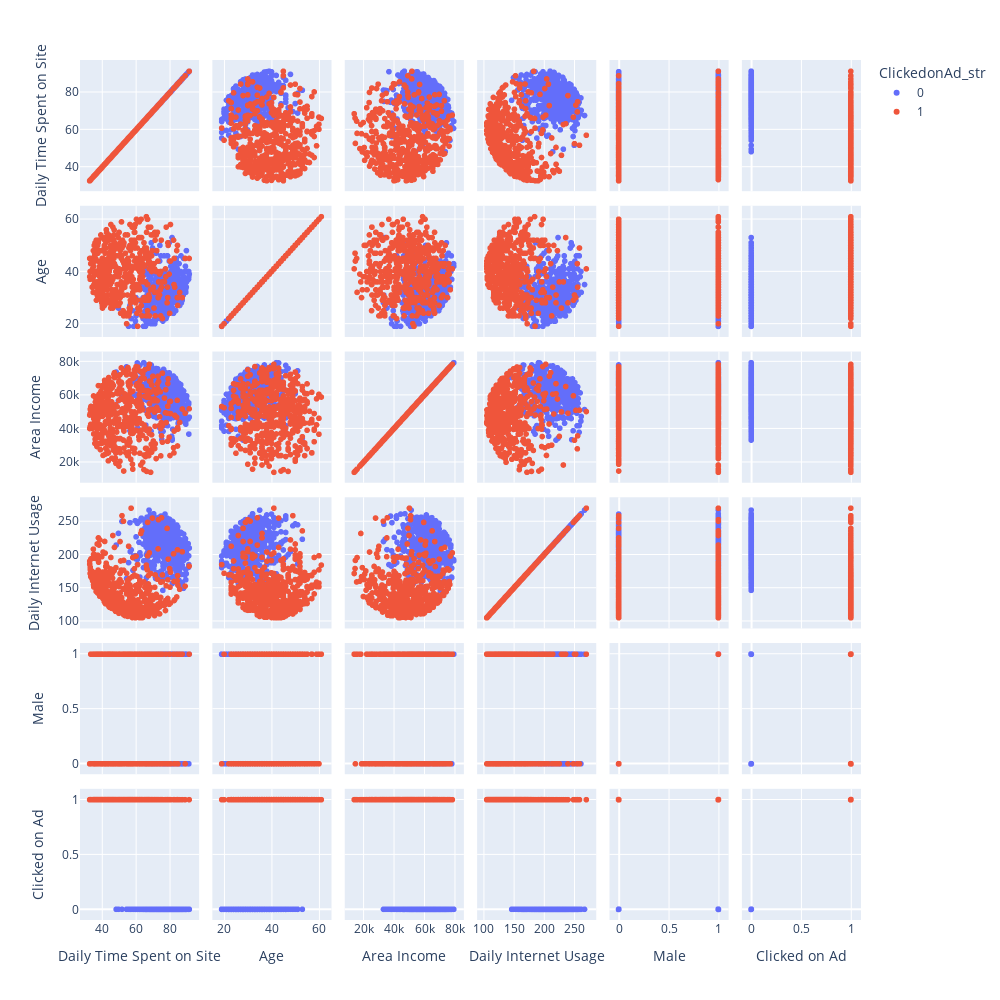

The code cell stored with this chart in its notebook:
### Code cell
px.scatter_matrix(ad_data, 
                  dimensions=('Daily Time Spent on Site', 'Age', 'Area Income',
       'Daily Internet Usage', 'Male','Clicked on Ad'),
                  color='ClickedonAd_str', width = 1000,
                  height = 1000
                 )

### Figure 1 — Plotly figure (JSON) as saved in the notebook; plotly's stock layout.template omitted (floating-point values rounded to 4 significant figures; data arrays with more than 128 entries replaced by an {"elided": "..."} marker saying what was removed)
{"data": [{"dimensions": [{"axis": {"matches": true}, "label": "Daily Time Spent on Site", "values": {"elided": "500 float values"}}, {"axis": {"matches": true}, "label": "Age", "values": {"elided": "500 int values"}}, {"axis": {"matches": true}, "label": "Area Income", "values": {"elided": "500 float values"}}, {"axis": {"matches": true}, "label": "Daily Internet Usage", "values": {"elided": "500 float values"}}, {"axis": {"matches": true}, "label": "Male", "values": {"elided": "500 int values"}}, {"axis": {"matches": true}, "label": "Clicked on Ad", "values": {"elided": "500 int values"}}], "hovertemplate": "ClickedonAd_str=0<br>%{xaxis.title.text}=%{x}<br>%{yaxis.title.text}=%{y}<extra></extra>", "legendgroup": "0", "marker": {"color": "#636efa", "symbol": "circle"}, "name": "0", "showlegend": true, "type": "splom"}, {"dimensions": [{"axis": {"matches": true}, "label": "Daily Time Spent on Site", "values": {"elided": "500 float values"}}, {"axis": {"matches": true}, "label": "Age", "values": {"elided": "500 int values"}}, {"axis": {"matches": true}, "label": "Area Income", "values": {"elided": "500 float values"}}, {"axis": {"matches": true}, "label": "Daily Internet Usage", "values": {"elided": "500 float values"}}, {"axis": {"matches": true}, "label": "Male", "values": {"elided": "500 int values"}}, {"axis": {"matches": true}, "label": "Clicked on Ad", "values": {"elided": "500 int values"}}], "hovertemplate": "ClickedonAd_str=1<br>%{xaxis.title.text}=%{x}<br>%{yaxis.title.text}=%{y}<extra></extra>", "legendgroup": "1", "marker": {"color": "#EF553B", "symbol": "circle"}, "name": "1", "showlegend": true, "type": "splom"}], "layout": {"dragmode": "select", "height": 1000, "legend": {"title": {"text": "ClickedonAd_str"}, "tracegroupgap": 0}, "margin": {"t": 60}, "width": 1000}}
